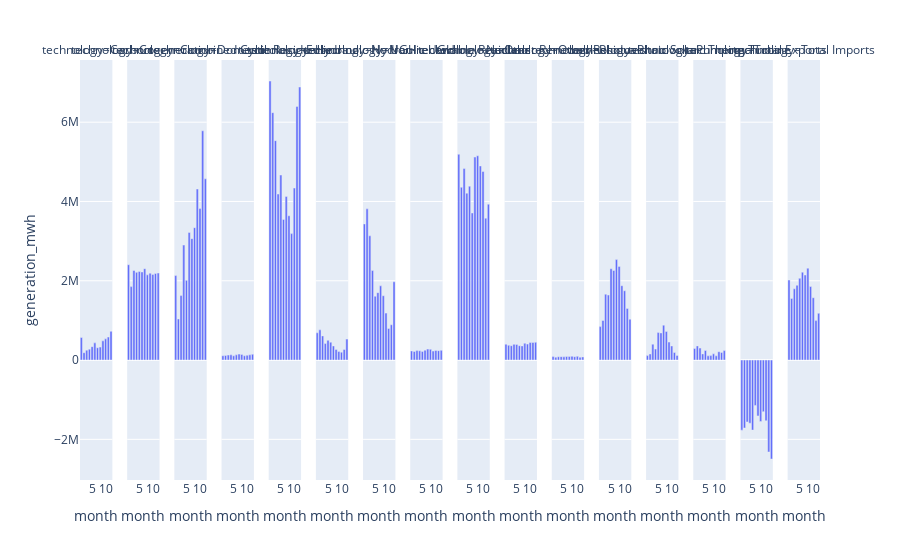

Notebook code for this chart:
### Markdown cell above
##### Differentiate each technology with a `facet_col`

### Code cell
px.bar(data_frame=dfres, x='month', y='generation_mwh', facet_col='technology')

### Figure 1 — Plotly figure (JSON) as saved in the notebook; plotly's stock layout.template omitted (floating-point values rounded to 4 significant figures)
{"data": [{"alignmentgroup": "True", "hovertemplate": "technology=Carbon<br>month=%{x}<br>generation_mwh=%{y}<extra></extra>", "legendgroup": "", "marker": {"color": "#636efa", "pattern": {"shape": ""}}, "name": "", "offsetgroup": "", "orientation": "v", "showlegend": false, "textposition": "auto", "type": "bar", "x": [1, 2, 3, 4, 5, 6, 7, 8, 9, 10, 11, 12], "xaxis": "x", "y": [569900.0, 186166, 250300.0, 275500.0, 338200.0, 433800.0, 311100.0, 327400.0, 484800.0, 534700.0, 580600.0, 724400.0], "yaxis": "y"}, {"alignmentgroup": "True", "hovertemplate": "technology=Cogeneration<br>month=%{x}<br>generation_mwh=%{y}<extra></extra>", "legendgroup": "", "marker": {"color": "#636efa", "pattern": {"shape": ""}}, "name": "", "offsetgroup": "", "orientation": "v", "showlegend": false, "textposition": "auto", "type": "bar", "x": [1, 2, 3, 4, 5, 6, 7, 8, 9, 10, 11, 12], "xaxis": "x2", "y": [2405000.0, 1852000.0, 2259000.0, 2212000.0, 2236000.0, 2222000.0, 2305000.0, 2149075, 2191000.0, 2161000.0, 2184000.0, 2196000.0], "yaxis": "y2"}, {"alignmentgroup": "True", "hovertemplate": "technology=Combined Cycle<br>month=%{x}<br>generation_mwh=%{y}<extra></extra>", "legendgroup": "", "marker": {"color": "#636efa", "pattern": {"shape": ""}}, "name": "", "offsetgroup": "", "orientation": "v", "showlegend": false, "textposition": "auto", "type": "bar", "x": [1, 2, 3, 4, 5, 6, 7, 8, 9, 10, 11, 12], "xaxis": "x3", "y": [2132000.0, 1036000.0, 1627000.0, 2901000.0, 2011000.0, 3219000.0, 3063000.0, 3339000.0, 4314000.0, 3821000.0, 5783000.0, 4572000.0], "yaxis": "y3"}, {"alignmentgroup": "True", "hovertemplate": "technology=Domestic Residuals<br>month=%{x}<br>generation_mwh=%{y}<extra></extra>", "legendgroup": "", "marker": {"color": "#636efa", "pattern": {"shape": ""}}, "name": "", "offsetgroup": "", "orientation": "v", "showlegend": false, "textposition": "auto", "type": "bar", "x": [1, 2, 3, 4, 5, 6, 7, 8, 9, 10, 11, 12], "xaxis": "x4", "y": [109129, 114300.0, 125800.0, 132300.0, 107400.0, 131200.0, 150100.0, 141900.0, 107800.0, 120200.0, 132200.0, 146800.0], "yaxis": "y4"}, {"alignmentgroup": "True", "hovertemplate": "technology=Eolic<br>month=%{x}<br>generation_mwh=%{y}<extra></extra>", "legendgroup": "", "marker": {"color": "#636efa", "pattern": {"shape": ""}}, "name": "", "offsetgroup": "", "orientation": "v", "showlegend": false, "textposition": "auto", "type": "bar", "x": [1, 2, 3, 4, 5, 6, 7, 8, 9, 10, 11, 12], "xaxis": "x5", "y": [7039018, 6241000.0, 5535000.0, 4187000.0, 4668000.0, 3548000.0, 4128000.0, 3640000.0, 3190000.0, 4339000.0, 6398000.0, 6887000.0], "yaxis": "y5"}, {"alignmentgroup": "True", "hovertemplate": "technology=Hydraulic No UGH<br>month=%{x}<br>generation_mwh=%{y}<extra></extra>", "legendgroup": "", "marker": {"color": "#636efa", "pattern": {"shape": ""}}, "name": "", "offsetgroup": "", "orientation": "v", "showlegend": false, "textposition": "auto", "type": "bar", "x": [1, 2, 3, 4, 5, 6, 7, 8, 9, 10, 11, 12], "xaxis": "x6", "y": [688200.0, 762889, 609500.0, 416900.0, 498600.0, 450600.0, 356000.0, 267600.0, 214600.0, 199200.0, 267500.0, 528200.0], "yaxis": "y6"}, {"alignmentgroup": "True", "hovertemplate": "technology=Hydraulic UGH<br>month=%{x}<br>generation_mwh=%{y}<extra></extra>", "legendgroup": "", "marker": {"color": "#636efa", "pattern": {"shape": ""}}, "name": "", "offsetgroup": "", "orientation": "v", "showlegend": false, "textposition": "auto", "type": "bar", "x": [1, 2, 3, 4, 5, 6, 7, 8, 9, 10, 11, 12], "xaxis": "x7", "y": [3434033, 3814000.0, 3135000.0, 2257000.0, 1610000.0, 1701000.0, 1872000.0, 1624000.0, 1184000.0, 797000.0, 890800.0, 1975000.0], "yaxis": "y7"}, {"alignmentgroup": "True", "hovertemplate": "technology=Non-renewable Residuals<br>month=%{x}<br>generation_mwh=%{y}<extra></extra>", "legendgroup": "", "marker": {"color": "#636efa", "pattern": {"shape": ""}}, "name": "", "offsetgroup": "", "orientation": "v", "showlegend": false, "textposition": "auto", "type": "bar", "x": [1, 2, 3, 4, 5, 6, 7, 8, 9, 10, 11, 12], "xaxis": "x8", "y": [230300.0, 217500.0, 238300.0, 234489, 218000.0, 249700.0, 276200.0, 270200.0, 226400.0, 241800.0, 237400.0, 245200.0], "yaxis": "y8"}, {"alignmentgroup": "True", "hovertemplate": "technology=Nuclear<br>month=%{x}<br>generation_mwh=%{y}<extra></extra>", "legendgroup": "", "marker": {"color": "#636efa", "pattern": {"shape": ""}}, "name": "", "offsetgroup": "", "orientation": "v", "showlegend": false, "textposition": "auto", "type": "bar", "x": [1, 2, 3, 4, 5, 6, 7, 8, 9, 10, 11, 12], "xaxis": "x9", "y": [5191000.0, 4358000.0, 4831000.0, 4211000.0, 4386000.0, 3711000.0, 5120000.0, 5153000.0, 4897000.0, 4755000.0, 3580000.0, 3931824], "yaxis": "y9"}, {"alignmentgroup": "True", "hovertemplate": "technology=Other Renewables<br>month=%{x}<br>generation_mwh=%{y}<extra></extra>", "legendgroup": "", "marker": {"color": "#636efa", "pattern": {"shape": ""}}, "name": "", "offsetgroup": "", "orientation": "v", "showlegend": false, "textposition": "auto", "type": "bar", "x": [1, 2, 3, 4, 5, 6, 7, 8, 9, 10, 11, 12], "xaxis": "x10", "y": [401100.0, 373200.0, 362600.0, 396100.0, 394800.0, 362100.0, 357300.0, 423200.0, 402900.0, 443900.0, 444400.0, 449300.0], "yaxis": "y10"}, {"alignmentgroup": "True", "hovertemplate": "technology=Other Residuals<br>month=%{x}<br>generation_mwh=%{y}<extra></extra>", "legendgroup": "", "marker": {"color": "#636efa", "pattern": {"shape": ""}}, "name": "", "offsetgroup": "", "orientation": "v", "showlegend": false, "textposition": "auto", "type": "bar", "x": [1, 2, 3, 4, 5, 6, 7, 8, 9, 10, 11, 12], "xaxis": "x11", "y": [87550.0, 73760.0, 83340.0, 86320.0, 80900.0, 89920.0, 92030.0, 94340.0, 85690.0, 93810.0, 72330.0, 79790.0], "yaxis": "y11"}, {"alignmentgroup": "True", "hovertemplate": "technology=Photovoltaic Solar<br>month=%{x}<br>generation_mwh=%{y}<extra></extra>", "legendgroup": "", "marker": {"color": "#636efa", "pattern": {"shape": ""}}, "name": "", "offsetgroup": "", "orientation": "v", "showlegend": false, "textposition": "auto", "type": "bar", "x": [1, 2, 3, 4, 5, 6, 7, 8, 9, 10, 11, 12], "xaxis": "x12", "y": [843900.0, 997700.0, 1663000.0, 1639621, 2303000.0, 2259000.0, 2534000.0, 2363000.0, 1876000.0, 1748000.0, 1303000.0, 1031000.0], "yaxis": "y12"}, {"alignmentgroup": "True", "hovertemplate": "technology=Photovoltaic Thermal<br>month=%{x}<br>generation_mwh=%{y}<extra></extra>", "legendgroup": "", "marker": {"color": "#636efa", "pattern": {"shape": ""}}, "name": "", "offsetgroup": "", "orientation": "v", "showlegend": false, "textposition": "auto", "type": "bar", "x": [1, 2, 3, 4, 5, 6, 7, 8, 9, 10, 11, 12], "xaxis": "x13", "y": [111900.0, 154600.0, 400900.0, 277200.0, 693300.0, 685200.0, 880800.0, 721100.0, 453500.0, 356200.0, 190083, 117400.0], "yaxis": "y13"}, {"alignmentgroup": "True", "hovertemplate": "technology=Pumping Turbine<br>month=%{x}<br>generation_mwh=%{y}<extra></extra>", "legendgroup": "", "marker": {"color": "#636efa", "pattern": {"shape": ""}}, "name": "", "offsetgroup": "", "orientation": "v", "showlegend": false, "textposition": "auto", "type": "bar", "x": [1, 2, 3, 4, 5, 6, 7, 8, 9, 10, 11, 12], "xaxis": "x14", "y": [293700.0, 357700.0, 302400.0, 155800.0, 241400.0, 107000.0, 112000.0, 156500.0, 106930, 210600.0, 192400.0, 239000.0], "yaxis": "y14"}, {"alignmentgroup": "True", "hovertemplate": "technology=Total Exports<br>month=%{x}<br>generation_mwh=%{y}<extra></extra>", "legendgroup": "", "marker": {"color": "#636efa", "pattern": {"shape": ""}}, "name": "", "offsetgroup": "", "orientation": "v", "showlegend": false, "textposition": "auto", "type": "bar", "x": [1, 2, 3, 4, 5, 6, 7, 8, 9, 10, 11, 12], "xaxis": "x15", "y": [-1768000.0, -1713308, -1561000.0, -1593000.0, -1766000.0, -1145000.0, -1410000.0, -1551000.0, -1301000.0, -1532000.0, -2319000.0, -2496000.0], "yaxis": "y15"}, {"alignmentgroup": "True", "hovertemplate": "technology=Total Imports<br>month=%{x}<br>generation_mwh=%{y}<extra></extra>", "legendgroup": "", "marker": {"color": "#636efa", "pattern": {"shape": ""}}, "name": "", "offsetgroup": "", "orientation": "v", "showlegend": false, "textposition": "auto", "type": "bar", "x": [1, 2, 3, 4, 5, 6, 7, 8, 9, 10, 11, 12], "xaxis": "x16", "y": [2019000.0, 1555000.0, 1797000.0, 1886000.0, 2062000.0, 2218000.0, 2145289, 2318000.0, 1855000.0, 1573000.0, 995200.0, 1180000.0], "yaxis": "y16"}], "layout": {"annotations": [{"font": {}, "showarrow": false, "text": "technology=Carbon", "x": 0.02187, "xanchor": "center", "xref": "paper", "y": 1, "yanchor": "bottom", "yref": "paper"}, {"font": {}, "showarrow": false, "text": "technology=Cogeneration", "x": 0.08563, "xanchor": "center", "xref": "paper", "y": 1, "yanchor": "bottom", "yref": "paper"}, {"font": {}, "showarrow": false, "text": "technology=Combined Cycle", "x": 0.1494, "xanchor": "center", "xref": "paper", "y": 1, "yanchor": "bottom", "yref": "paper"}, {"font": {}, "showarrow": false, "text": "technology=Domestic Residuals", "x": 0.2131, "xanchor": "center", "xref": "paper", "y": 1, "yanchor": "bottom", "yref": "paper"}, {"font": {}, "showarrow": false, "text": "technology=Eolic", "x": 0.2769, "xanchor": "center", "xref": "paper", "y": 1, "yanchor": "bottom", "yref": "paper"}, {"font": {}, "showarrow": false, "text": "technology=Hydraulic No UGH", "x": 0.3406, "xanchor": "center", "xref": "paper", "y": 1, "yanchor": "bottom", "yref": "paper"}, {"font": {}, "showarrow": false, "text": "technology=Hydraulic UGH", "x": 0.4044, "xanchor": "center", "xref": "paper", "y": 1, "yanchor": "bottom", "yref": "paper"}, {"font": {}, "showarrow": false, "text": "technology=Non-renewable Residuals", "x": 0.4681, "xanchor": "center", "xref": "paper", "y": 1, "yanchor": "bottom", "yref": "paper"}, {"font": {}, "showarrow": false, "text": "technology=Nuclear", "x": 0.5319, "xanchor": "center", "xref": "paper", "y": 1, "yanchor": "bottom", "yref": "paper"}, {"font": {}, "showarrow": false, "text": "technology=Other Renewables", "x": 0.5956, "xanchor": "center", "xref": "paper", "y": 1, "yanchor": "bottom", "yref": "paper"}, {"font": {}, "showarrow": false, "text": "technology=Other Residuals", "x": 0.6594, "xanchor": "center", "xref": "paper", "y": 1, "yanchor": "bottom", "yref": "paper"}, {"font": {}, "showarrow": false, "text": "technology=Photovoltaic Solar", "x": 0.7231, "xanchor": "center", "xref": "paper", "y": 1, "yanchor": "bottom", "yref": "paper"}, {"font": {}, "showarrow": false, "text": "technology=Photovoltaic Thermal", "x": 0.7869, "xanchor": "center", "xref": "paper", "y": 1, "yanchor": "bottom", "yref": "paper"}, {"font": {}, "showarrow": false, "text": "technology=Pumping Turbine", "x": 0.8506, "xanchor": "center", "xref": "paper", "y": 1, "yanchor": "bottom", "yref": "paper"}, {"font": {}, "showarrow": false, "text": "technology=Total Exports", "x": 0.9144, "xanchor": "center", "xref": "paper", "y": 1, "yanchor": "bottom", "yref": "paper"}, {"font": {}, "showarrow": false, "text": "technology=Total Imports", "x": 0.9781, "xanchor": "center", "xref": "paper", "y": 1, "yanchor": "bottom", "yref": "paper"}], "autosize": true, "barmode": "relative", "legend": {"tracegroupgap": 0}, "margin": {"t": 60}, "xaxis": {"anchor": "y", "autorange": true, "domain": [0, 0.04375], "range": [0.5, 12.5], "title": {"text": "month"}, "type": "linear"}, "xaxis10": {"anchor": "y10", "autorange": true, "domain": [0.5737, 0.6175], "matches": "x", "range": [0.5, 12.5], "title": {"text": "month"}, "type": "linear"}, "xaxis11": {"anchor": "y11", "autorange": true, "domain": [0.6375, 0.6813], "matches": "x", "range": [0.5, 12.5], "title": {"text": "month"}, "type": "linear"}, "xaxis12": {"anchor": "y12", "autorange": true, "domain": [0.7013, 0.745], "matches": "x", "range": [0.5, 12.5], "title": {"text": "month"}, "type": "linear"}, "xaxis13": {"anchor": "y13", "autorange": true, "domain": [0.765, 0.8087], "matches": "x", "range": [0.5, 12.5], "title": {"text": "month"}, "type": "linear"}, "xaxis14": {"anchor": "y14", "autorange": true, "domain": [0.8287, 0.8725], "matches": "x", "range": [0.5, 12.5], "title": {"text": "month"}, "type": "linear"}, "xaxis15": {"anchor": "y15", "autorange": true, "domain": [0.8925, 0.9362], "matches": "x", "range": [0.5, 12.5], "title": {"text": "month"}, "type": "linear"}, "xaxis16": {"anchor": "y16", "autorange": true, "domain": [0.9562, 1.0], "matches": "x", "range": [0.5, 12.5], "title": {"text": "month"}, "type": "linear"}, "xaxis2": {"anchor": "y2", "autorange": true, "domain": [0.06375, 0.1075], "matches": "x", "range": [0.5, 12.5], "title": {"text": "month"}, "type": "linear"}, "xaxis3": {"anchor": "y3", "autorange": true, "domain": [0.1275, 0.1713], "matches": "x", "range": [0.5, 12.5], "title": {"text": "month"}, "type": "linear"}, "xaxis4": {"anchor": "y4", "autorange": true, "domain": [0.1912, 0.235], "matches": "x", "range": [0.5, 12.5], "title": {"text": "month"}, "type": "linear"}, "xaxis5": {"anchor": "y5", "autorange": true, "domain": [0.255, 0.2988], "matches": "x", "range": [0.5, 12.5], "title": {"text": "month"}, "type": "linear"}, "xaxis6": {"anchor": "y6", "autorange": true, "domain": [0.3187, 0.3625], "matches": "x", "range": [0.5, 12.5], "title": {"text": "month"}, "type": "linear"}, "xaxis7": {"anchor": "y7", "autorange": true, "domain": [0.3825, 0.4263], "matches": "x", "range": [0.5, 12.5], "title": {"text": "month"}, "type": "linear"}, "xaxis8": {"anchor": "y8", "autorange": true, "domain": [0.4463, 0.49], "matches": "x", "range": [0.5, 12.5], "title": {"text": "month"}, "type": "linear"}, "xaxis9": {"anchor": "y9", "autorange": true, "domain": [0.51, 0.5537], "matches": "x", "range": [0.5, 12.5], "title": {"text": "month"}, "type": "linear"}, "yaxis": {"anchor": "x", "autorange": true, "domain": [0, 1], "range": [-3025000.0, 7569000.0], "title": {"text": "generation_mwh"}, "type": "linear"}, "yaxis10": {"anchor": "x10", "autorange": true, "domain": [0, 1], "matches": "y", "range": [-3025000.0, 7569000.0], "showticklabels": false, "type": "linear"}, "yaxis11": {"anchor": "x11", "autorange": true, "domain": [0, 1], "matches": "y", "range": [-3025000.0, 7569000.0], "showticklabels": false, "type": "linear"}, "yaxis12": {"anchor": "x12", "autorange": true, "domain": [0, 1], "matches": "y", "range": [-3025000.0, 7569000.0], "showticklabels": false, "type": "linear"}, "yaxis13": {"anchor": "x13", "autorange": true, "domain": [0, 1], "matches": "y", "range": [-3025000.0, 7569000.0], "showticklabels": false, "type": "linear"}, "yaxis14": {"anchor": "x14", "autorange": true, "domain": [0, 1], "matches": "y", "range": [-3025000.0, 7569000.0], "showticklabels": false, "type": "linear"}, "yaxis15": {"anchor": "x15", "autorange": true, "domain": [0, 1], "matches": "y", "range": [-3025000.0, 7569000.0], "showticklabels": false, "type": "linear"}, "yaxis16": {"anchor": "x16", "autorange": true, "domain": [0, 1], "matches": "y", "range": [-3025000.0, 7569000.0], "showticklabels": false, "type": "linear"}, "yaxis2": {"anchor": "x2", "autorange": true, "domain": [0, 1], "matches": "y", "range": [-3025000.0, 7569000.0], "showticklabels": false, "type": "linear"}, "yaxis3": {"anchor": "x3", "autorange": true, "domain": [0, 1], "matches": "y", "range": [-3025000.0, 7569000.0], "showticklabels": false, "type": "linear"}, "yaxis4": {"anchor": "x4", "autorange": true, "domain": [0, 1], "matches": "y", "range": [-3025000.0, 7569000.0], "showticklabels": false, "type": "linear"}, "yaxis5": {"anchor": "x5", "autorange": true, "domain": [0, 1], "matches": "y", "range": [-3025000.0, 7569000.0], "showticklabels": false, "type": "linear"}, "yaxis6": {"anchor": "x6", "autorange": true, "domain": [0, 1], "matches": "y", "range": [-3025000.0, 7569000.0], "showticklabels": false, "type": "linear"}, "yaxis7": {"anchor": "x7", "autorange": true, "domain": [0, 1], "matches": "y", "range": [-3025000.0, 7569000.0], "showticklabels": false, "type": "linear"}, "yaxis8": {"anchor": "x8", "autorange": true, "domain": [0, 1], "matches": "y", "range": [-3025000.0, 7569000.0], "showticklabels": false, "type": "linear"}, "yaxis9": {"anchor": "x9", "autorange": true, "domain": [0, 1], "matches": "y", "range": [-3025000.0, 7569000.0], "showticklabels": false, "type": "linear"}}}
